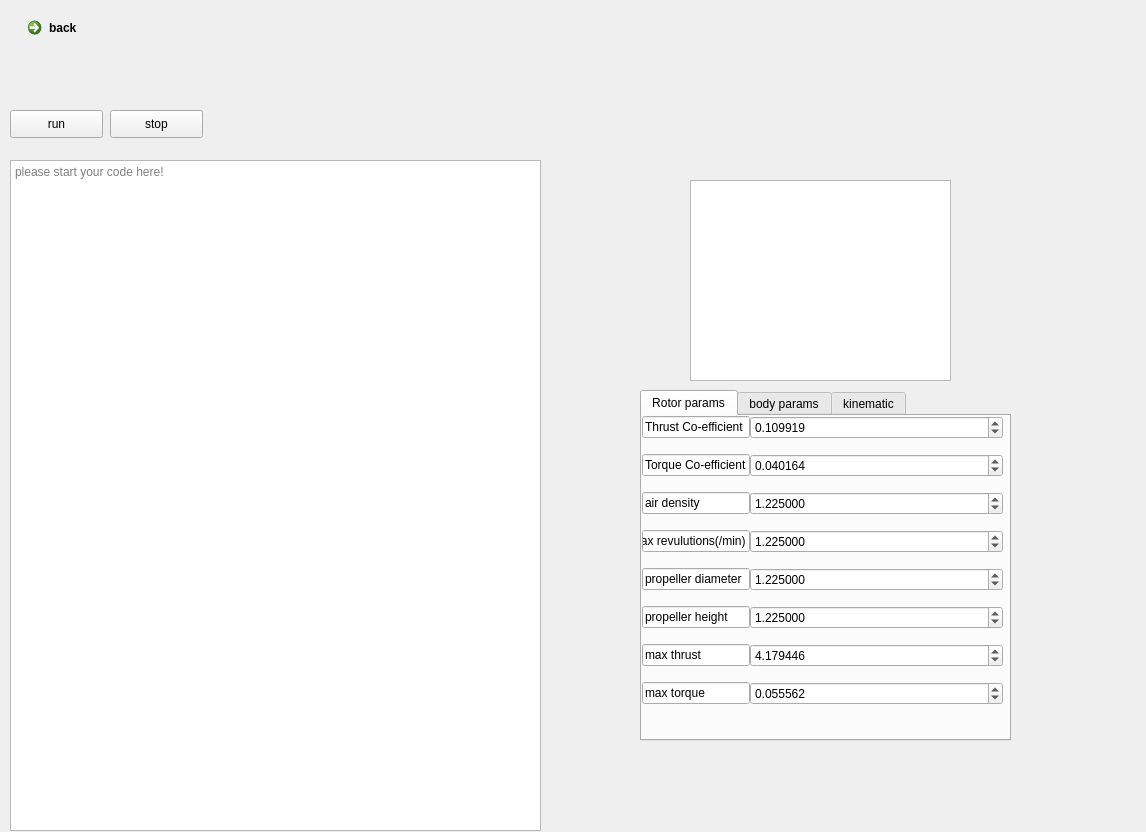
<?xml version="1.0" encoding="UTF-8"?>
<ui version="4.0">
 <class>Form</class>
 <widget class="QWidget" name="Form">
  <property name="geometry">
   <rect>
    <x>0</x>
    <y>0</y>
    <width>1146</width>
    <height>832</height>
   </rect>
  </property>
  <property name="windowTitle">
   <string>Form</string>
  </property>
  <widget class="QPushButton" name="pushButton">
   <property name="geometry">
    <rect>
     <x>10</x>
     <y>110</y>
     <width>93</width>
     <height>28</height>
    </rect>
   </property>
   <property name="text">
    <string>run</string>
   </property>
  </widget>
  <widget class="QTextEdit" name="textEdit">
   <property name="geometry">
    <rect>
     <x>10</x>
     <y>160</y>
     <width>531</width>
     <height>671</height>
    </rect>
   </property>
   <property name="placeholderText">
    <string>please start your code here!</string>
   </property>
  </widget>
  <widget class="QPushButton" name="pushButton_2">
   <property name="geometry">
    <rect>
     <x>110</x>
     <y>110</y>
     <width>93</width>
     <height>28</height>
    </rect>
   </property>
   <property name="text">
    <string>stop</string>
   </property>
  </widget>
  <widget class="QCommandLinkButton" name="commandLinkButton">
   <property name="geometry">
    <rect>
     <x>20</x>
     <y>10</y>
     <width>222</width>
     <height>48</height>
    </rect>
   </property>
   <property name="text">
    <string>back</string>
   </property>
  </widget>
  <widget class="QGraphicsView" name="DroneModel">
   <property name="geometry">
    <rect>
     <x>690</x>
     <y>180</y>
     <width>261</width>
     <height>201</height>
    </rect>
   </property>
  </widget>
  <widget class="QTabWidget" name="tabWidget">
   <property name="geometry">
    <rect>
     <x>640</x>
     <y>390</y>
     <width>371</width>
     <height>351</height>
    </rect>
   </property>
   <property name="toolTip">
    <string>&lt;html&gt;&lt;head/&gt;&lt;body&gt;&lt;p&gt;params setting&lt;/p&gt;&lt;p&gt;&lt;br/&gt;&lt;/p&gt;&lt;/body&gt;&lt;/html&gt;</string>
   </property>
   <property name="currentIndex">
    <number>0</number>
   </property>
   <property name="usesScrollButtons">
    <bool>false</bool>
   </property>
   <widget class="QWidget" name="tab">
    <attribute name="title">
     <string>Rotor params</string>
    </attribute>
    <widget class="QWidget" name="formLayoutWidget">
     <property name="geometry">
      <rect>
       <x>0</x>
       <y>0</y>
       <width>361</width>
       <height>321</height>
      </rect>
     </property>
     <layout class="QFormLayout" name="formLayout">
      <property name="horizontalSpacing">
       <number>0</number>
      </property>
      <property name="verticalSpacing">
       <number>15</number>
      </property>
      <item row="0" column="0">
       <widget class="QLineEdit" name="lineEdit">
        <property name="text">
         <string>Thrust Co-efficient</string>
        </property>
        <property name="readOnly">
         <bool>true</bool>
        </property>
       </widget>
      </item>
      <item row="0" column="1">
       <widget class="QDoubleSpinBox" name="doubleSpinBox">
        <property name="decimals">
         <number>6</number>
        </property>
        <property name="value">
         <double>0.109919000000000</double>
        </property>
       </widget>
      </item>
      <item row="1" column="0">
       <widget class="QLineEdit" name="lineEdit_3">
        <property name="text">
         <string>Torque Co-efficient</string>
        </property>
        <property name="readOnly">
         <bool>true</bool>
        </property>
       </widget>
      </item>
      <item row="1" column="1">
       <widget class="QDoubleSpinBox" name="doubleSpinBox_3">
        <property name="decimals">
         <number>6</number>
        </property>
        <property name="value">
         <double>0.040164000000000</double>
        </property>
       </widget>
      </item>
      <item row="2" column="0">
       <widget class="QLineEdit" name="lineEdit_4">
        <property name="text">
         <string>air density</string>
        </property>
        <property name="readOnly">
         <bool>true</bool>
        </property>
       </widget>
      </item>
      <item row="2" column="1">
       <widget class="QDoubleSpinBox" name="doubleSpinBox_4">
        <property name="decimals">
         <number>6</number>
        </property>
        <property name="value">
         <double>1.225000000000000</double>
        </property>
       </widget>
      </item>
      <item row="3" column="0">
       <widget class="QLineEdit" name="lineEdit_5">
        <property name="text">
         <string>max revulutions(/min)</string>
        </property>
        <property name="readOnly">
         <bool>true</bool>
        </property>
       </widget>
      </item>
      <item row="3" column="1">
       <widget class="QDoubleSpinBox" name="doubleSpinBox_5">
        <property name="decimals">
         <number>6</number>
        </property>
        <property name="value">
         <double>1.225000000000000</double>
        </property>
       </widget>
      </item>
      <item row="4" column="0">
       <widget class="QLineEdit" name="lineEdit_6">
        <property name="text">
         <string>propeller diameter</string>
        </property>
        <property name="readOnly">
         <bool>true</bool>
        </property>
       </widget>
      </item>
      <item row="4" column="1">
       <widget class="QDoubleSpinBox" name="doubleSpinBox_6">
        <property name="decimals">
         <number>6</number>
        </property>
        <property name="value">
         <double>1.225000000000000</double>
        </property>
       </widget>
      </item>
      <item row="5" column="0">
       <widget class="QLineEdit" name="lineEdit_7">
        <property name="text">
         <string>propeller height</string>
        </property>
        <property name="readOnly">
         <bool>true</bool>
        </property>
       </widget>
      </item>
      <item row="5" column="1">
       <widget class="QDoubleSpinBox" name="doubleSpinBox_7">
        <property name="decimals">
         <number>6</number>
        </property>
        <property name="value">
         <double>1.225000000000000</double>
        </property>
       </widget>
      </item>
      <item row="6" column="0">
       <widget class="QLineEdit" name="lineEdit_8">
        <property name="text">
         <string>max thrust</string>
        </property>
        <property name="readOnly">
         <bool>true</bool>
        </property>
       </widget>
      </item>
      <item row="6" column="1">
       <widget class="QDoubleSpinBox" name="doubleSpinBox_8">
        <property name="decimals">
         <number>6</number>
        </property>
        <property name="value">
         <double>4.179446000000000</double>
        </property>
       </widget>
      </item>
      <item row="7" column="0">
       <widget class="QLineEdit" name="lineEdit_9">
        <property name="text">
         <string>max torque</string>
        </property>
        <property name="readOnly">
         <bool>true</bool>
        </property>
       </widget>
      </item>
      <item row="7" column="1">
       <widget class="QDoubleSpinBox" name="doubleSpinBox_9">
        <property name="decimals">
         <number>6</number>
        </property>
        <property name="value">
         <double>0.055562000000000</double>
        </property>
       </widget>
      </item>
     </layout>
    </widget>
   </widget>
   <widget class="QWidget" name="tab_3">
    <attribute name="title">
     <string>body params</string>
    </attribute>
   </widget>
   <widget class="QWidget" name="tab_2">
    <attribute name="title">
     <string>kinematic</string>
    </attribute>
   </widget>
  </widget>
 </widget>
 <resources/>
 <connections/>
</ui>
